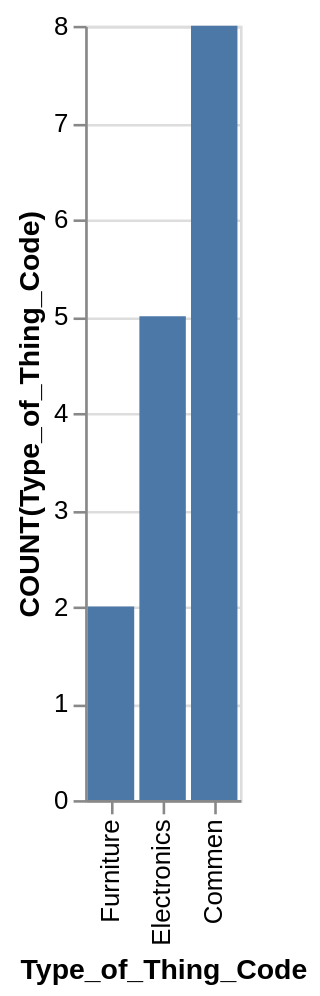

Express this chart as Vega-Lite.
### Vega-Lite specification from a JSON file in a GitHub repository (floating-point values rounded to 4 significant figures)
{"data": {"values": [{"x_data": "Furniture", "y_data": 2}, {"x_data": "Electronics", "y_data": 5}, {"x_data": "Commen", "y_data": 8}]}, "mark": "bar", "encoding": {"x": {"field": "x_data", "type": "nominal", "title": "Type_of_Thing_Code", "sort": {"op": "sum", "field": "y_data", "order": "ascending"}}, "y": {"field": "y_data", "type": "quantitative", "title": "COUNT(Type_of_Thing_Code)"}}}
